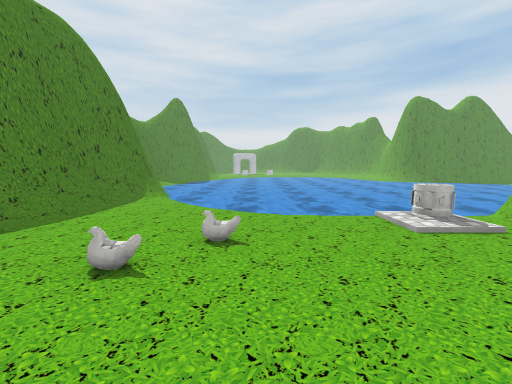
View 1 (above)

13 first-person views from a walk through a 3-D level made in the Unity game engine. The camera is 1.5 m above the floor, tilts 6° down and sees 90° across. The floor is counted in squares, 1 m on a side. Each view is taken from the middle of a square. On the plan, view 1 faces up. The plan holds only what a view shows up to about 13 squares ahead; the rest is blank. The place goes on beyond the plan. The player character is not drawn. Some surface patterns are stand-ins.

View 2
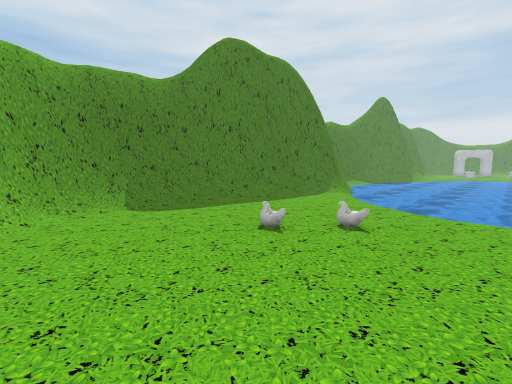

View 3
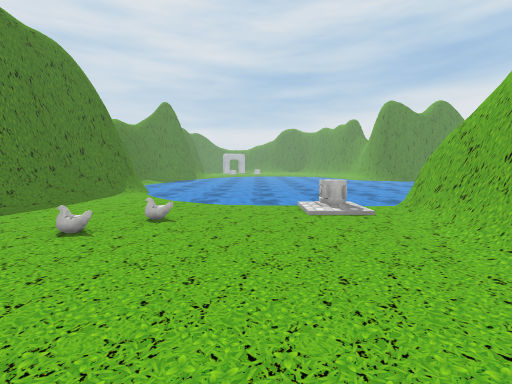

View 4
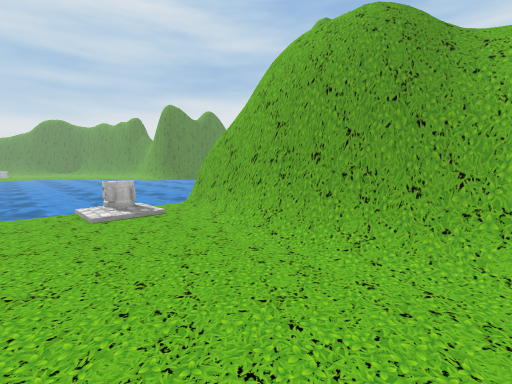

View 5
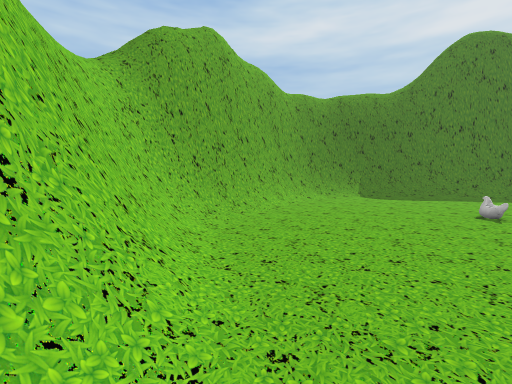

View 6
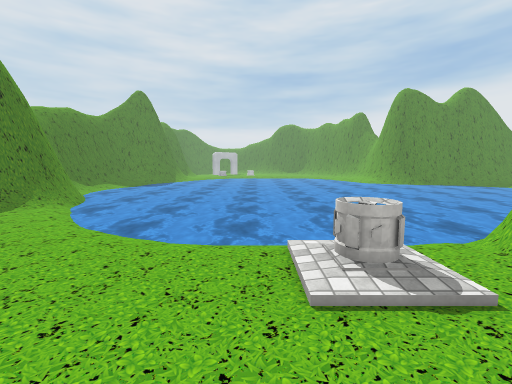

View 7
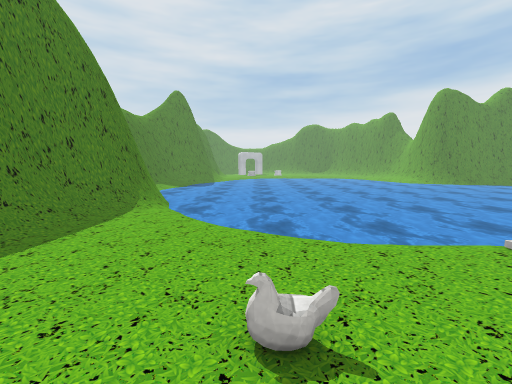

View 8
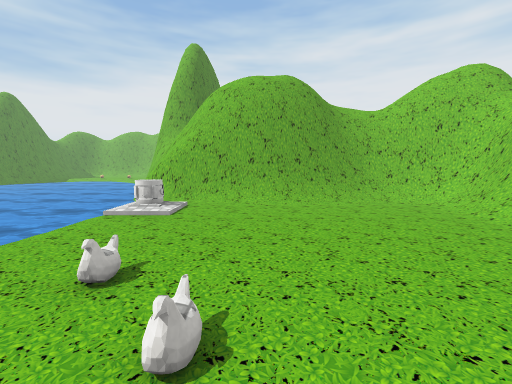

View 9
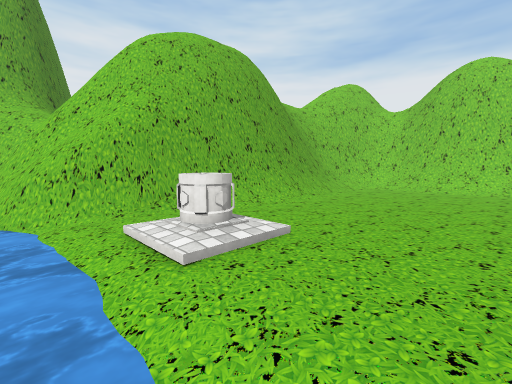

View 10
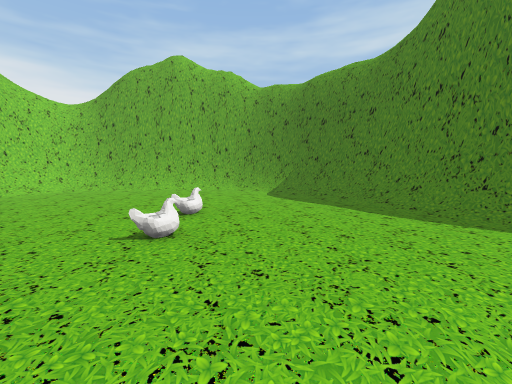

View 11
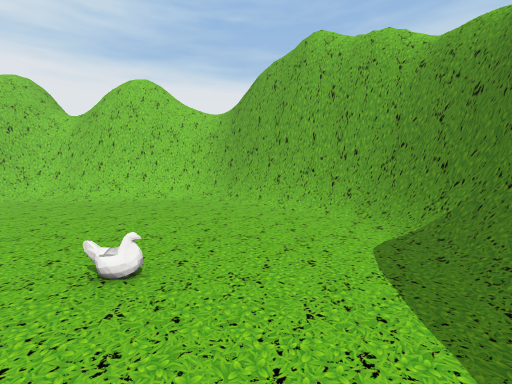

View 12
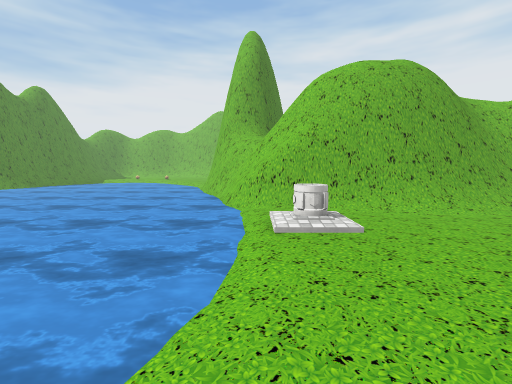

View 13
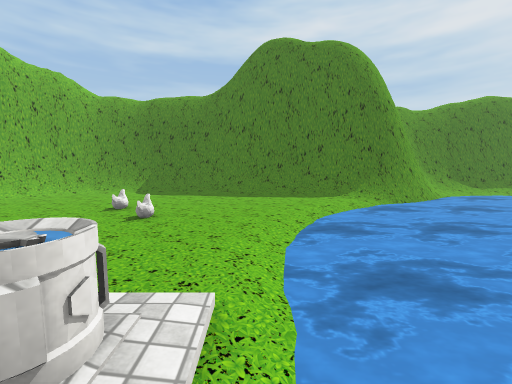

### Floor plan
Key: @ floor where view 1 was taken; # wall or solid block; . main floor; : floor 0.25 m higher than the main floor; - floor 0.25 m lower than the main floor; / step, stairs or slope; = window, fence, low wall or low ledge; ~ water the walk can cross; ≈ water the walk keeps out of; O other object.
Columns run from 8 left of view 1 to 11 right of it. Each row starts with its distance up from view 1.
 16   #≈≈≈≈≈≈≈≈≈≈≈≈≈≈≈≈≈
 15   #=≈≈≈≈≈≈≈≈≈≈≈≈≈≈≈≈
 14   #=≈≈≈≈≈≈≈≈≈≈≈≈≈≈≈≈
 13   #/~≈≈≈≈≈≈≈≈≈≈≈≈≈≈≈
 12  ##//~≈≈≈≈≈≈≈≈≈≈≈≈≈≈
 11  ##../~≈≈≈≈≈≈≈≈≈≈≈≈≈
 10  #=.../~≈≈≈≈≈≈≈≈≈≈≈≈
  9  ##..../-~~~~~~~~###
  8 ##/......///////###
  7 ##..........=O./##
  6 #/..........:=.##
  5 #/.....O.......##
  4 #/....O......./#
  3 #/............/#
  2 #/............/#
  1 #/............/#
  0 #=......@...../##
 -1 ##=.........../=#
 -2  ##=...........=#
 -3   ##=/......../##
 -4    ###/////=//=##
 -5     ###==#######
 -6      #####

Where each view was taken, in squares from view 1:
view 1: 0 up, 0 right, facing up
view 2: 1 down, 2 right, facing up-left
view 3: 2 down, 2 right, facing up
view 4: 2 down, 2 right, facing up-right
view 5: 3 down, 5 right, facing left
view 6: 3 up, 3 right, facing up
view 7: 3 up, 1 left, facing up
view 8: 3 up, 4 left, facing right
view 9: 9 up, 1 right, facing down-right
view 10: 9 up, 1 right, facing down-left
view 11: 7 up, 4 left, facing down
view 12: 8 up, 2 left, facing right
view 13: 8 up, 6 right, facing left
